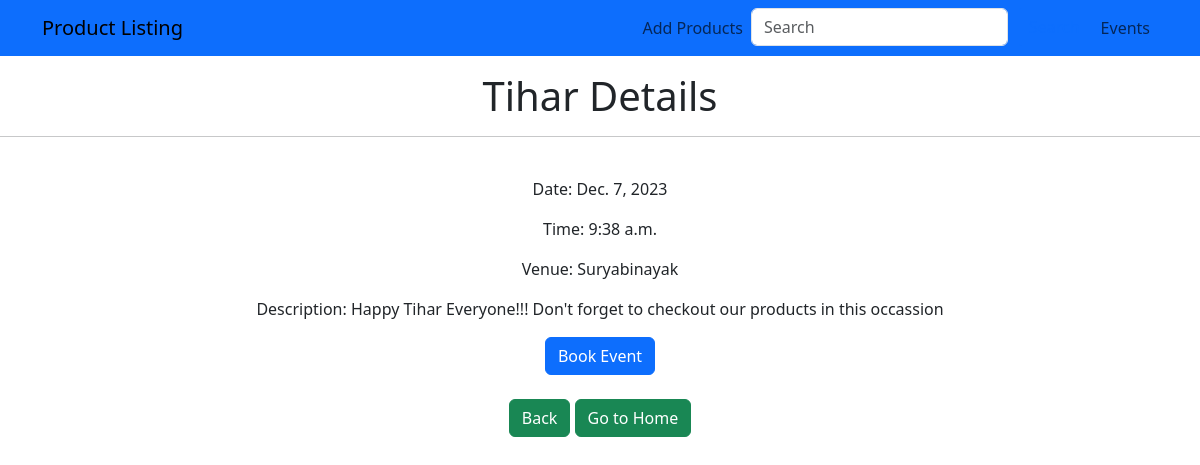
The app's page /events/2/ with its own data.
### products/models.py (models this page shows, shortened)
class Event(models.Model):
    name = models.CharField(max_length=100)
    date = models.DateField()
    time = models.TimeField()
    venue = models.CharField(max_length=200)
    description = models.TextField()

### products/views.py (the view)
# urls.py: path('events/<int:event_id>/', views.event_details, name='event_details'),
def event_details(request, event_id):
    event = get_object_or_404(Event, pk=event_id)
    return render(request, 'event_details.html', {'event': event})

### templates/event_details.html (shortened to what this page needs)
<!DOCTYPE html>
<html>
<head>
    <link href="https://cdn.jsdelivr.net/npm/bootstrap@5.3.2/dist/css/bootstrap.min.css" rel="stylesheet">
</head>
<body>
    <nav class="navbar navbar-expand-lg navbar-light bg-primary fixed-top">
        <div class="container">
            <a class="navbar-brand" href="#">Product Listing</a>
            <div class="collapse navbar-collapse justify-content-end" id="navbarNav">
                <ul class="navbar-nav">
                    <li class="nav-item">
                        <a class="nav-link" href="{% url 'create' %}">Add Products</a>
                    </li>
                    <li class="nav-item">
                        <form class="d-flex" action="{% url 'search' %}" method="get">
                            <input class="form-control me-2" type="search" placeholder="Search" aria-label="Search" name="query">
                            <button class="btn btn-outline-primary" type="submit">Search</button>
                        </form>
                    </li>
                    <li class="nav-item">
                        <a class="nav-link" href="{% url 'event_calendar' %}">Events</a>
                    </li>
                </ul>
            </div>
        </div>
    </nav><br><br><br>
    <center>
    <h1>{{ event.name }} Details</h1><hr><br>
    <p>Date: {{ event.date }}</p>
    <p>Time: {{ event.time }}</p>
    <p>Venue: {{ event.venue }}</p>
    <p>Description: {{ event.description }}</p>
    <form action="{% url 'book_event' event.id %}" method="post">
        <button  class="btn btn-primary">Book Event</button><br><br>
    </form>
    <a href="{% url 'event_calendar' %}"><button class="btn btn-success">Back</button></a>
    <a href="{% url 'home' %}"><button class="btn btn-success">Go to Home</button></a>
</body>
</html>

### records on screen
Event: name "Tihar", date "Dec. 7, 2023", time "9:38 a.m.", venue "Suryabinayak", description "Happy Tihar Everyone!!! Don't forget to checkout our products in this occassion"
